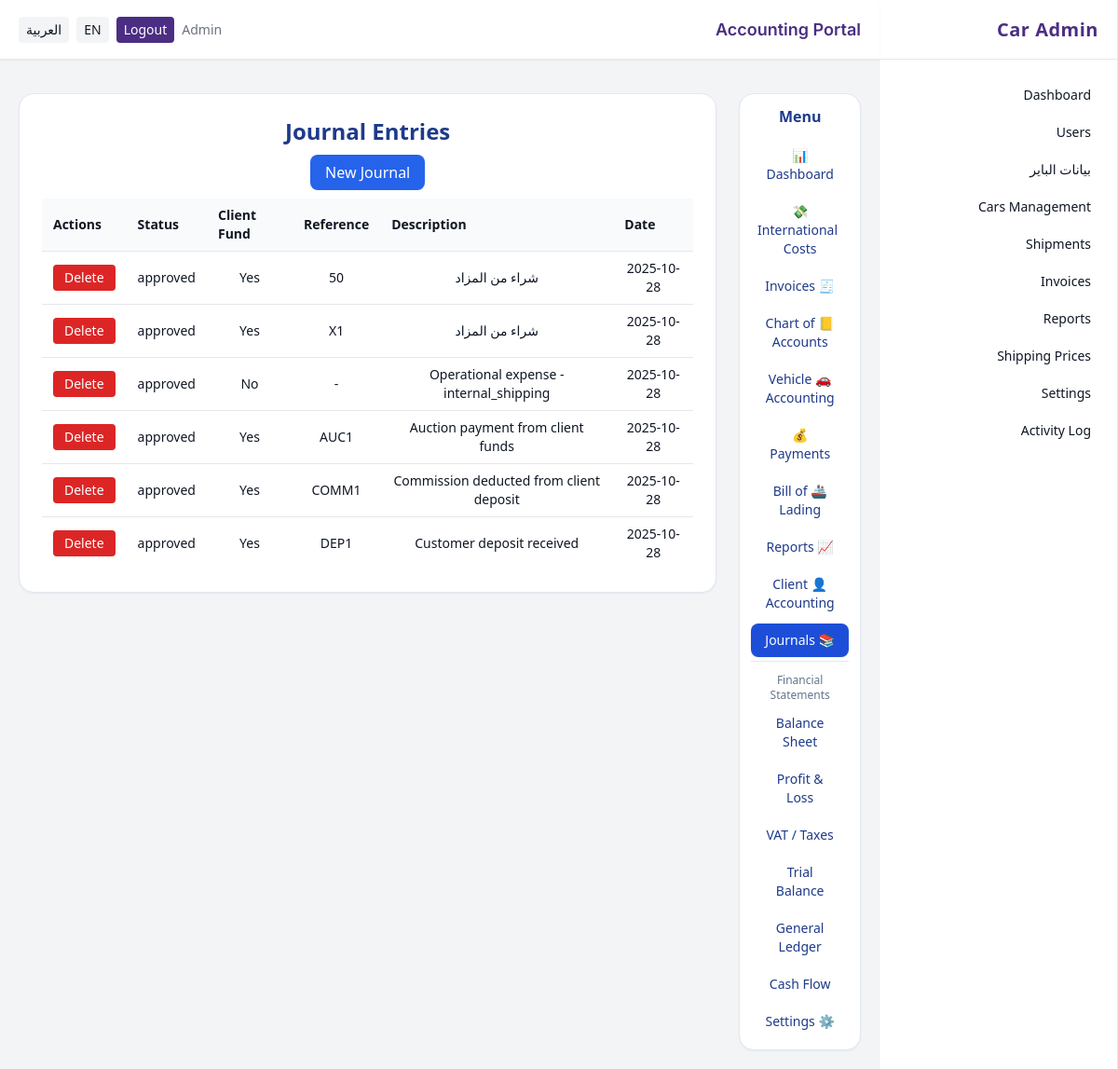
Page /acct/journals (signed in) on the earlier database version.
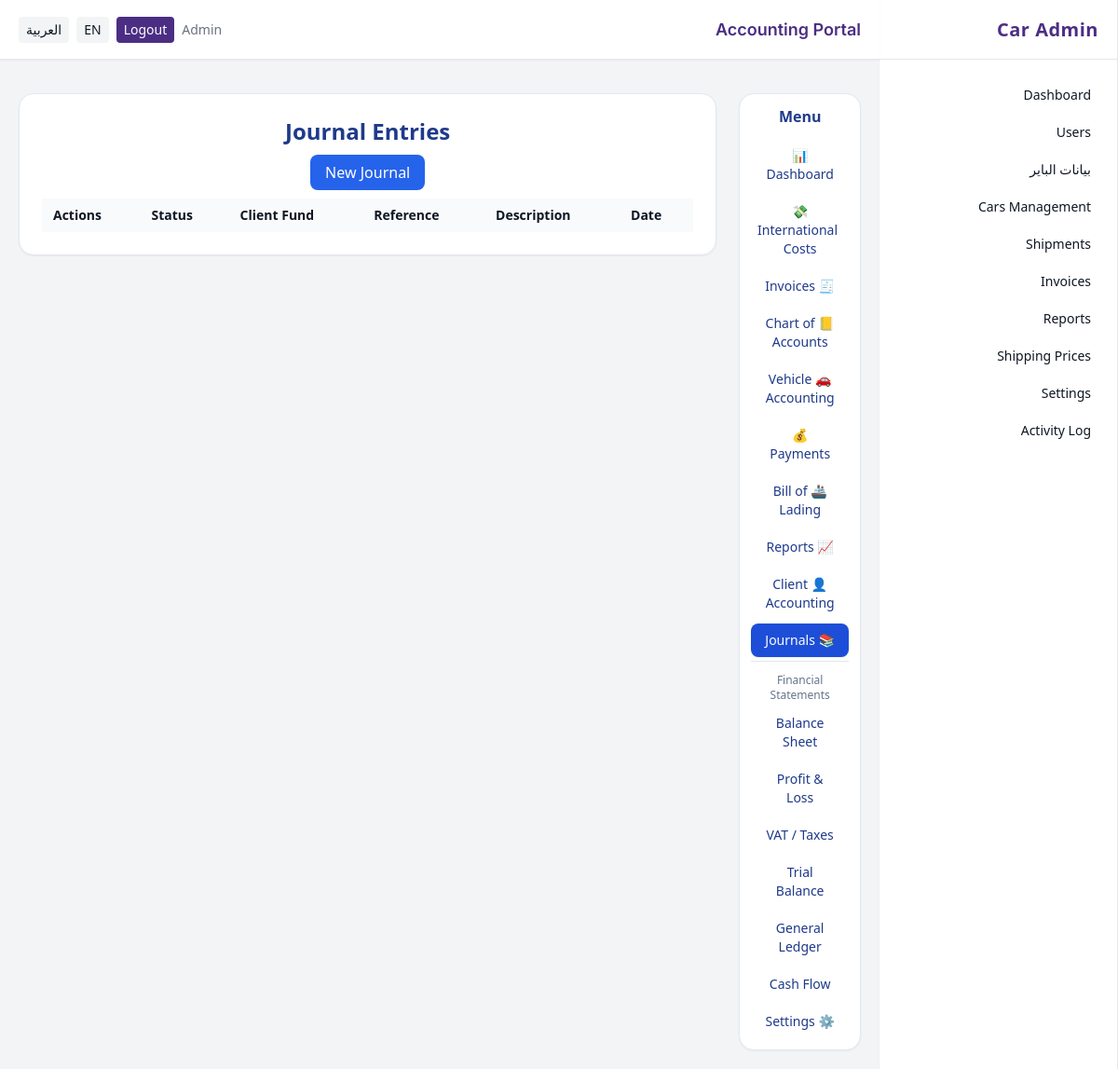
Same page on the later database version.
### app/models.py (models this page shows)
class JournalEntry(db.Model):
    __tablename__ = "journal_entries"
    id = db.Column(db.Integer, primary_key=True)
    entry_date = db.Column(db.DateTime, default=datetime.utcnow, index=True)
    description = db.Column(db.String(255))
    reference = db.Column(db.String(100))
    customer_id = db.Column(db.Integer, db.ForeignKey("customers.id"), index=True)
    vehicle_id = db.Column(db.Integer, db.ForeignKey("vehicles.id"), index=True)
    auction_id = db.Column(db.Integer, db.ForeignKey("auctions.id"), index=True)
    invoice_id = db.Column(db.Integer, db.ForeignKey("invoices.id"), index=True)
    is_client_fund: bool = db.Column(db.Boolean, default=False, nullable=False)
    status = db.Column(db.String(20), default="approved", nullable=False)  # pending/approved/rejected
    notes = db.Column(db.Text)
    approved_by_user_id = db.Column(db.Integer, db.ForeignKey("users.id"))
    approved_at = db.Column(db.DateTime)
    created_at = db.Column(db.DateTime, default=datetime.utcnow)
    customer = db.relationship("Customer")
    vehicle = db.relationship("Vehicle")
    auction = db.relationship("Auction")
    invoice = db.relationship("Invoice")
    approved_by = db.relationship("User", foreign_keys=[approved_by_user_id])
    lines = db.relationship("JournalLine", backref="entry", cascade="all, delete-orphan")

### app/blueprints/accounting/routes.py (the view)
@acct_bp.route('/journals')
@role_required('accountant', 'admin')
def journals_list():
    q = db.session.query(JournalEntry).order_by(JournalEntry.entry_date.desc(), JournalEntry.id.desc())
    entries = q.limit(200).all()
    return render_template('accounting/journals_list.html', entries=entries)

### app/models.py (called while the page is built)
    @property
    def is_active(self):
        return bool(self.active)

### app/security.py (called while the page is built)
def _canonicalize_role(role_name: str | None) -> str | None:
    if not role_name:
        return None
    name = role_name.strip().lower()
    synonyms = {
        "staff": "employee",
        "employees": "employee",
    }
    return synonyms.get(name, name)

def role_required(*allowed_roles: str) -> Callable:
    normalized_allowed = {
        r for r in (_canonicalize_role(r) for r in allowed_roles) if r is not None
    }
    def decorator(view_func: Callable) -> Callable:
        @wraps(view_func)
        @login_required
        def wrapper(*args, **kwargs):
            user_role = getattr(getattr(current_user, "role", None), "name", None)
            user_role_norm = _canonicalize_role(user_role)
            if not user_role_norm or user_role_norm not in normalized_allowed:
                abort(403)
            return view_func(*args, **kwargs)
        return wrapper
    return decorator

### app/templates/accounting/journals_list.html (shortened to what this page needs)
{% extends "base_accounting.html" %}
{% block acct_content %}
<h2 class="text-2xl font-bold text-blue-900 mb-4">{{ _('Journal Entries') }}</h2>
<div class="mb-4">
  <a href="{{ url_for('acct.journals_new') }}" class="px-4 py-2 rounded-lg bg-blue-600 text-white">{{ _('New Journal') }}</a>
</div>
<div class="overflow-x-auto">
<table class="min-w-full divide-y divide-gray-200 text-sm">
  <thead class="bg-gray-50">
    <tr>
      <th class="px-3 py-2 text-left">{{ _('Date') }}</th>
      <th class="px-3 py-2 text-left">{{ _('Description') }}</th>
      <th class="px-3 py-2 text-left">{{ _('Reference') }}</th>
      <th class="px-3 py-2 text-left">{{ _('Client Fund') }}</th>
      <th class="px-3 py-2 text-left">{{ _('Status') }}</th>
      <th class="px-3 py-2 text-left">{{ _('Actions') }}</th>
    </tr>
  </thead>
  <tbody class="bg-white divide-y divide-gray-200">
    {% for e in entries %}
    <tr>
      <td class="px-3 py-2">{{ e.entry_date.strftime('%Y-%m-%d') if e.entry_date else '' }}</td>
      <td class="px-3 py-2">{{ e.description }}</td>
      <td class="px-3 py-2">{{ e.reference or '-' }}</td>
      <td class="px-3 py-2">{{ _('Yes') if e.is_client_fund else _('No') }}</td>
      <td class="px-3 py-2">{{ e.status }}</td>
      <td class="px-3 py-2">
        <form method="post" action="{{ url_for('acct.journals_delete', entry_id=e.id) }}" class="inline" onsubmit="return confirm('{{ _('Delete this entry?') }}')">
          <button class="px-3 py-1 bg-red-600 text-white rounded">{{ _('Delete') }}</button>
        </form>
      </td>
    </tr>
    {% endfor %}
  </tbody>
</table>
</div>
{% endblock %}

Differences in the rows shown:
removed JournalEntry: entry_date "2025-10-28", description "شراء من المزاد", reference "50", status "approved"
removed JournalEntry: entry_date "2025-10-28", description "شراء من المزاد", reference "X1", status "approved"
removed JournalEntry: entry_date "2025-10-28", description "Operational expense - internal_shipping", reference "-", status "approved"
removed JournalEntry: entry_date "2025-10-28", description "Auction payment from client funds", reference "AUC1", status "approved"
removed JournalEntry: entry_date "2025-10-28", description "Commission deducted from client deposit", reference "COMM1", status "approved"
removed JournalEntry: entry_date "2025-10-28", description "Customer deposit received", reference "DEP1", status "approved"
